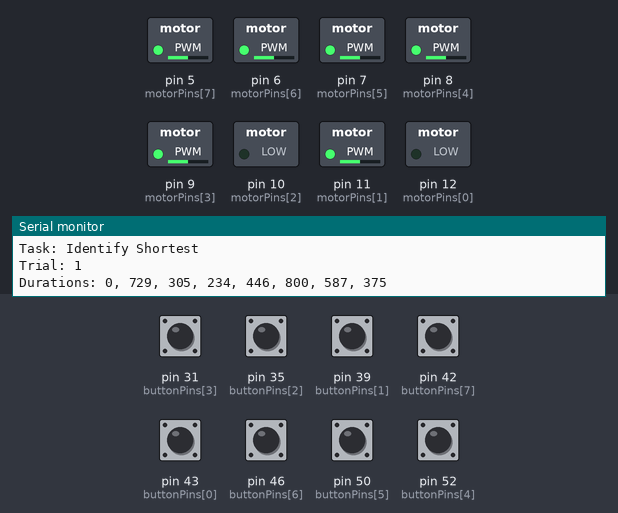
A sketch run on a simulated Arduino Mega 2560, built with avr-gcc and run on an emulated ATmega2560. Parts: switched loads named in the sketch (green lamp = pin HIGH), the last lines printed to the serial monitor. Dashed ring = blinking. The inputs (shaded band) are chosen by the test bench; at power-on: pin 31 (buttonPins[3]), pin 35 (buttonPins[2]), pin 39 (buttonPins[1]), pin 42 (buttonPins[7]), pin 43 (buttonPins[0]), pin 46 (buttonPins[6]), pin 50 (buttonPins[5]), pin 52 (buttonPins[4]) HIGH. Random numbers use the default seed unless the sketch sets one.

Above: at 1.2 s.
1.3 s: pin 31 (buttonPins[3]) pulled LOW for 0.15 s
At 3.8 s:
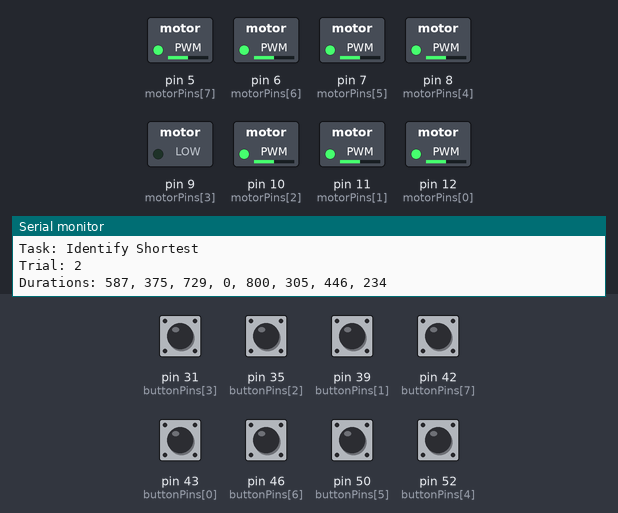
4.3 s: pin 35 (buttonPins[2]) pulled LOW for 0.15 s
At 6.8 s:
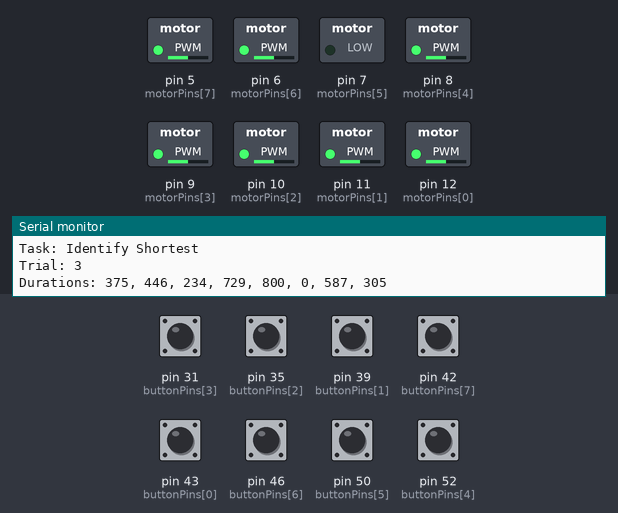
7.3 s: pin 39 (buttonPins[1]) pulled LOW for 0.15 s
9.8 s: pin 52 (buttonPins[4]) pulled LOW for 0.15 s
At 10.42 s:
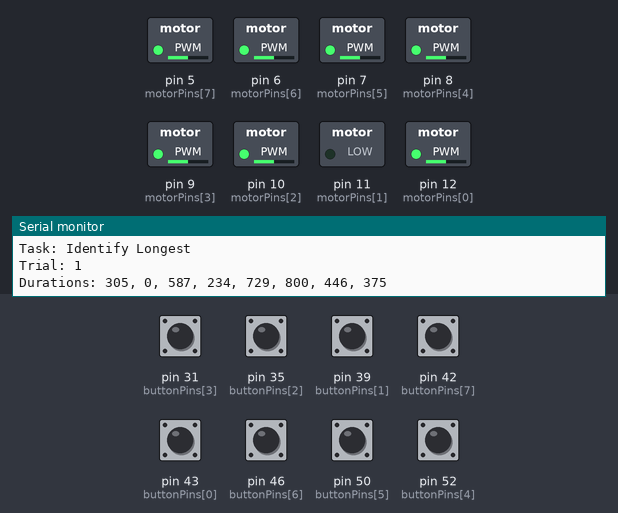
12.8 s: pin 42 (buttonPins[7]) pulled LOW for 0.15 s
At 15.3 s:
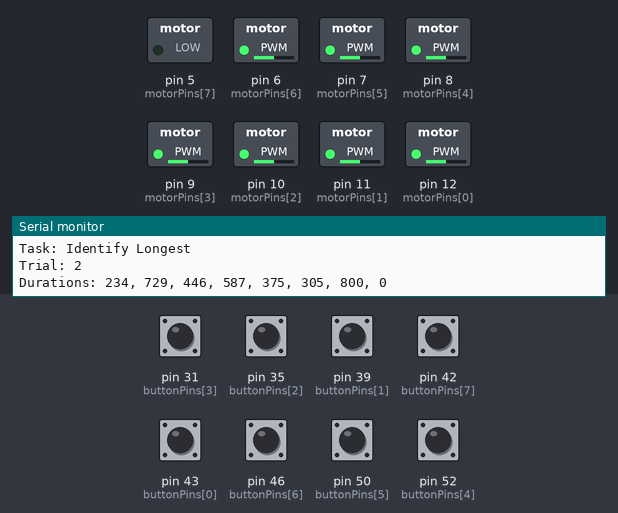
15.8 s: pin 43 (buttonPins[0]) pulled LOW for 0.15 s
At 19.94 s:
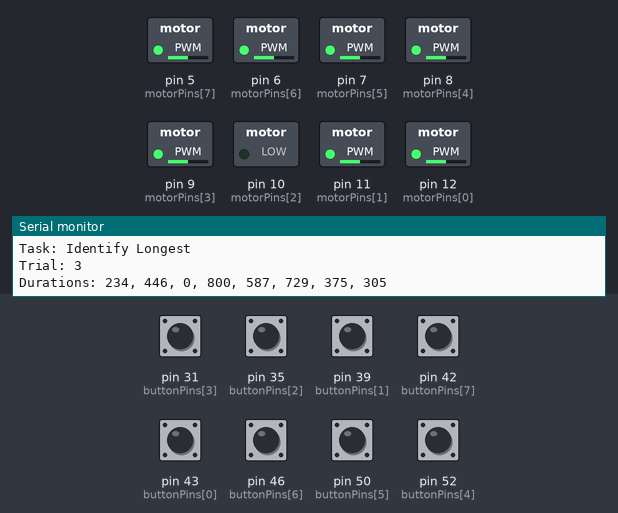
Timing chart, 0 to 21.6 s (numbered marks = the images above; inputs shaded):
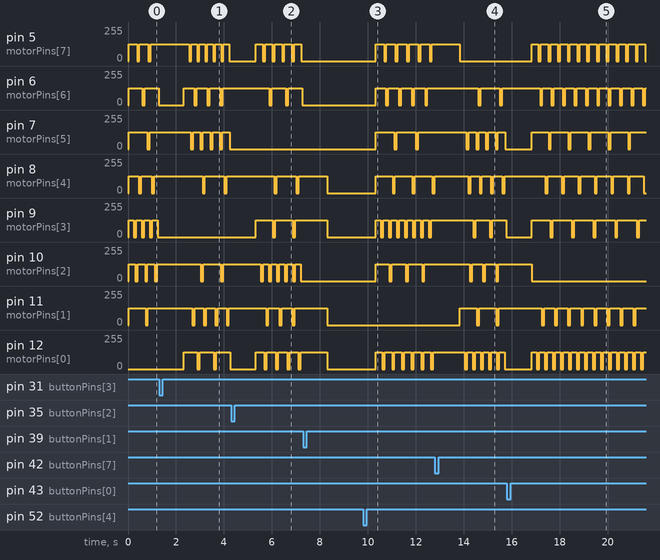

The sketch:

pattern_duration_v_frequency_f_scenario_a.ino
```cpp
// === HARDWARE CONFIGURATION ===
int buttonPins[8] = {43, 39, 35, 31, 52, 50, 46, 42};
int motorPins[8] = {12, 11, 10, 9, 8, 7, 6, 5};

unsigned long motorTimers[8] = {0};
int pulseDurations[8]; // Duration of each pulse in milliseconds

//scenario A
int dataValues[8] = {0, 30, 50, 70, 90, 100, 20, 40}; // Input data (0–100 scale)

bool previousButtonStates[8] = {true};

// === EXPERIMENT CONFIGURATION ===
int currentGroup = 0;
int currentTrial = 0;
const int TOTAL_GROUPS = 3;
const int TRIALS_PER_GROUP = 3;
int pauseBetweenPulses = 100;

// === SETUP ===
void setup() {
  Serial.begin(9600);
  for (int i = 0; i < 8; i++) {
    pinMode(buttonPins[i], INPUT_PULLUP);
    pinMode(motorPins[i], OUTPUT);
    previousButtonStates[i] = true;

    // If the data value is 0, skip vibration by assigning 0 duration
    if (dataValues[i] == 0) {
      pulseDurations[i] = 0;
    } else {
      pulseDurations[i] = map(dataValues[i], 1, 100, 100, 800);
    }
  }
  randomSeed(analogRead(0));
}

// === HELPER FUNCTIONS ===
int getPWMIntensity(int freq) {
  return map(freq, 40, 150, 68, 255);
}

void runPattern(int motorPin, unsigned long &lastTime, unsigned long totalCycle, int pwmValue) {
  if (totalCycle == 0) {
    analogWrite(motorPin, 0);
    return;
  }
  unsigned long elapsed = millis() - lastTime;
  if (elapsed < totalCycle) {
    analogWrite(motorPin, pwmValue);
  } else if (elapsed < totalCycle + pauseBetweenPulses) {
    analogWrite(motorPin, 0);
  } else {
    lastTime = millis();
  }
}

void shuffleArray(int source[], int target[], int size) {
  for (int i = 0; i < size; i++) target[i] = source[i];
  for (int i = 0; i < size; i++) {
    int j = random(i, size);
    int temp = target[i];
    target[i] = target[j];
    target[j] = temp;
  }
}

void pauseBetweenTasks() {
  for (int i = 0; i < 8; i++) analogWrite(motorPins[i], 0);
  Serial.println("\n--- Pause between tasks ---");
  Serial.println("Press any button to continue...");
  bool waiting = true;
  while (waiting) {
    for (int i = 0; i < 8; i++) {
      if (digitalRead(buttonPins[i]) == LOW) {
        delay(500);
        waiting = false;
        break;
      }
    }
  }
}

// === TASK 1: Identify Shortest Duration ===
void runTask_IdentifyShortest() {
  int randomized[8];
  shuffleArray(pulseDurations, randomized, 8);
  for (int i = 0; i < 8; i++) motorTimers[i] = millis();

  Serial.println("\nTask: Identify Shortest");
  Serial.print("Trial: ");
  Serial.println(currentTrial + 1);
  Serial.print("Durations: ");
  for (int i = 0; i < 8; i++) {
    Serial.print(randomized[i]); if (i < 7) Serial.print(", ");
  }
  Serial.println();

  bool answered = false;
  unsigned long startTime = millis();

  while (!answered) {
    for (int i = 0; i < 8; i++) {
      runPattern(motorPins[i], motorTimers[i], randomized[i], getPWMIntensity(75));
      bool current = digitalRead(buttonPins[i]) == LOW;
      if (previousButtonStates[i] && current) {
        unsigned long responseTime = millis() - startTime;
        int selected = randomized[i];
        int minVal = 9999;
        for (int j = 0; j < 8; j++) if (randomized[j] > 0 && randomized[j] < minVal) minVal = randomized[j];

        Serial.print("Response time: "); Serial.print(responseTime); Serial.println(" ms");
        Serial.print("Button: "); Serial.println(i);
        Serial.print("Selected duration: "); Serial.println(selected);
        Serial.print("Correct: "); Serial.println(selected == minVal ? "yes" : "no");

        answered = true;
        delay(1000);
        break;
      }
      previousButtonStates[i] = !current;
    }
  }

  currentTrial++;
  if (currentTrial >= TRIALS_PER_GROUP) {
    currentTrial = 0;
    currentGroup++;
    if (currentGroup < TOTAL_GROUPS) pauseBetweenTasks();
  }
}

// === TASK 2: Identify Longest Duration ===
void runTask_IdentifyLongest() {
  int randomized[8];
  shuffleArray(pulseDurations, randomized, 8);
  for (int i = 0; i < 8; i++) motorTimers[i] = millis();

  Serial.println("\nTask: Identify Longest");
  Serial.print("Trial: ");
  Serial.println(currentTrial + 1);
  Serial.print("Durations: ");
  for (int i = 0; i < 8; i++) {
    Serial.print(randomized[i]); if (i < 7) Serial.print(", ");
  }
  Serial.println();

  bool answered = false;
  unsigned long startTime = millis();

  while (!answered) {
    for (int i = 0; i < 8; i++) {
      runPattern(motorPins[i], motorTimers[i], randomized[i], getPWMIntensity(75));
      bool current = digitalRead(buttonPins[i]) == LOW;
      if (previousButtonStates[i] && current) {
        unsigned long responseTime = millis() - startTime;
        int selected = randomized[i];
        int maxVal = 0;
        for (int j = 0; j < 8; j++) if (randomized[j] > maxVal) maxVal = randomized[j];

        Serial.print("Response time: "); Serial.print(responseTime); Serial.println(" ms");
        Serial.print("Button: "); Serial.println(i);
        Serial.print("Selected duration: "); Serial.println(selected);
        Serial.print("Correct: "); Serial.println(selected == maxVal ? "yes" : "no");

        answered = true;
        delay(1000);
        break;
      }
      previousButtonStates[i] = !current;
    }
  }

  currentTrial++;
  if (currentTrial >= TRIALS_PER_GROUP) {
    currentTrial = 0;
    currentGroup++;
    if (currentGroup < TOTAL_GROUPS) pauseBetweenTasks();
  }
}

// === TASK 3: Sort by Swapping Motors ===
void runTask_SortBySwapping() {
  int assigned[8];
  shuffleArray(pulseDurations, assigned, 8);
  for (int i = 0; i < 8; i++) motorTimers[i] = millis();

  Serial.println("\nTask: Sort by Swapping");
  Serial.print("Trial: ");
  Serial.println(currentTrial + 1);
  Serial.print("Initial order: ");
  for (int i = 0; i < 8; i++) {
    Serial.print(assigned[i]); if (i < 7) Serial.print(", ");
  }
  Serial.println();

  int firstClick = -1;
  int lastButton = -1;
  bool waitingSecond = false;
  bool finished = false;

  while (!finished) {
    for (int i = 0; i < 8; i++) {
      runPattern(motorPins[i], motorTimers[i], assigned[i], getPWMIntensity(75));
      bool current = digitalRead(buttonPins[i]) == LOW;
      if (previousButtonStates[i] && current) {
        if (waitingSecond && i == firstClick && i == 7 && lastButton == 7) {
          Serial.println("Double-click on button 7 — Task complete");
          finished = true;
          break;
        } else if (waitingSecond && i != firstClick) {
          int tmp = assigned[firstClick];
          assigned[firstClick] = assigned[i];
          assigned[i] = tmp;

          Serial.print("Swapped: "); Serial.print(firstClick); Serial.print(" <-> "); Serial.println(i);
          Serial.print("New order: ");
          for (int j = 0; j < 8; j++) {
            Serial.print(assigned[j]); if (j < 7) Serial.print(", ");
          }
          Serial.println();

          waitingSecond = false;
          firstClick = -1;
        } else {
          Serial.print("Clicked: button "); Serial.println(i);
          firstClick = i;
          waitingSecond = true;
        }
        lastButton = i;
        delay(300);
        break;
      }
      previousButtonStates[i] = !current;
    }
  }

  // Evaluate order
  int correct[8];
  for (int i = 0; i < 8; i++) correct[i] = pulseDurations[i];
  for (int i = 0; i < 7; i++)
    for (int j = i + 1; j < 8; j++)
      if (correct[i] > correct[j]) {
        int t = correct[i]; correct[i] = correct[j]; correct[j] = t;
      }

  int hits = 0;
  for (int i = 0; i < 8; i++) {
    if (assigned[i] == correct[i]) hits++;
  }

  Serial.print("Correct positions: "); Serial.println(hits);
  Serial.print("Sorted correctly: "); Serial.println(hits == 8 ? "yes" : "no");

  delay(1000);
  currentTrial++;
  if (currentTrial >= TRIALS_PER_GROUP) {
    currentTrial = 0;
    currentGroup++;
    if (currentGroup < TOTAL_GROUPS) pauseBetweenTasks();
  }
}

// === MAIN LOOP ===
void loop() {
  if (currentGroup < TOTAL_GROUPS) {
    switch (currentGroup) {
      case 0: runTask_IdentifyShortest(); break;
      case 1: runTask_IdentifyLongest(); break;
      case 2: runTask_SortBySwapping(); break;
    }
  } else {
    Serial.println("\n--- Experiment complete! ---");
    while (true); // Stops the experiment
  }
}
```

Measured:
- after the input at 1.3 s, pin 12 (motorPins[0]): alternates 127/255 for 0.59 s and 0/255 for 0.10 s, starting after 1.0 s
- after the input at 4.3 s, pin 9 (motorPins[3]): alternates 127/255 for 0.72 s and 0/255 for 0.10 s, starting after 1.0 s
- after the input at 9.8 s, pin 5 (motorPins[7]): alternates 127/255 for 0.37 s and 0/255 for 0.10 s, starting after 0.52 s; pin 6 (motorPins[6]): alternates 127/255 for 0.45 s and 0/255 for 0.10 s, starting after 0.52 s
- after the input at 12.8 s, pin 11 (motorPins[1]): alternates 127/255 for 0.72 s and 0/255 for 0.10 s, starting after 1.0 s
- after the input at 15.8 s, pin 5 (motorPins[7]): alternates 127/255 for 0.30 s and 0/255 for 0.10 s, starting after 1.0 s
- by itself, pin 5 (motorPins[7]), pin 7 (motorPins[5]): alternates 127/255 for 0.30 s and 0/255 for 0.10 s
- by itself, pin 6 (motorPins[6]): alternates 127/255 for 0.59 s and 0/255 for 0.10 s
- by itself, pin 8 (motorPins[4]): alternates 127/255 for 0.80 s and 0/255 for 0.10 s
